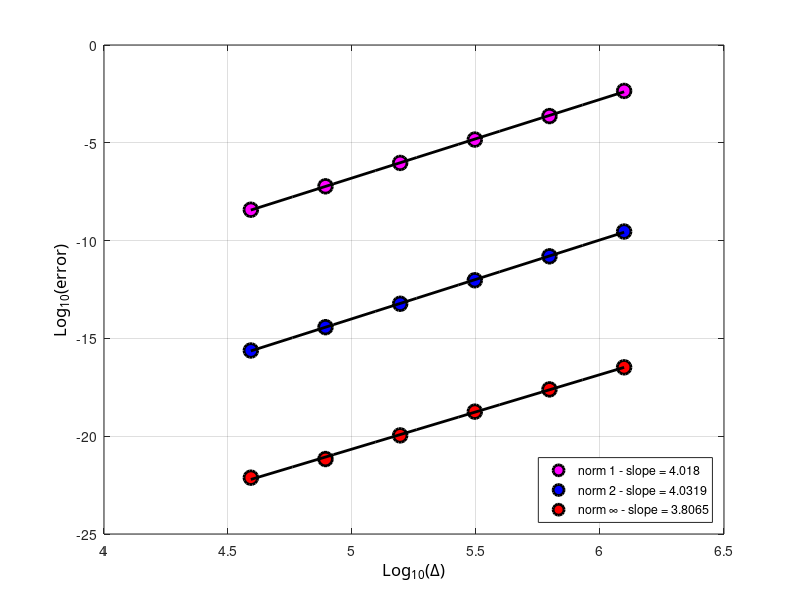

Source code (MATLAB):
clc; clear all; close all;

radius=6371220;
N=[8 16 32 64 128 256];
% N=[40 50 60 80 100 150];
dx=2*pi*radius./(4*N);
% e1=[1.9936e-2 1.1325e-3 6.8262e-5 4.2292e-6 2.6413e-7 1.6559e-8];
% e2=[1.8717e-2 1.0216e-3 6.1471e-5 3.8166e-6 2.3881e-7 1.4975e-8];
% e3=[2.5623e-2 1.4497e-3 8.9084e-5 5.5817e-6 3.5265e-7 2.2194e-8];
% 
% e1=[1.6305e-2 9.0026e-4 5.4527e-5 3.3854e-6 2.1153e-7 1.3242e-8];
% e2=[1.5494e-2 8.1833e-4 4.9215e-5 3.0551e-6 1.9108e-7 1.1976e-8];
% e3=[1.7473e-2 9.5002e-4 7.3232e-5 5.1367e-6 3.3731e-7 2.1624e-8];
% 
% e1=[3.4770e-4 1.6686e-5 1.0089e-6 6.3688e-8 4.0283e-9 2.5396e-10];
% e2=[1.4286e-4 7.0948e-6 4.1258e-7 2.5581e-8 1.6143e-9 1.0283e-10];
% e3=[1.1470e-4 1.0256e-5 6.2778e-7 3.7403e-8 2.2653e-9 1.9459e-10];
% 
% 
% %% projetée
% e1=[1.0377e-4 6.3236e-6 3.9444e-7 2.4726e-8 1.5500e-9 9.7139e-11];
% e2=[1.2588e-4 7.4682e-6 4.6278e-7 2.8931e-8 1.8111e-9 1.1342e-10];
% e3=[3.6670e-4 2.2222e-5 1.3713e-6 8.5415e-8 5.3339e-9 3.3330e-10];
% 
% %% zonale
% e1=[2.9158e-4 1.7719e-5 1.1025e-6 6.9056e-8 4.3244e-9 2.7061e-10];
% e2=[3.3039e-4 1.9906e-5 1.2416e-6 7.7821e-8 4.8755e-9 3.0522e-10];
% e3=[6.7103e-4 4.0648e-5 2.5207e-6 1.6433e-7 1.0822e-8 6.9474e-10];
% 
% e1=[4.3694e-3 2.0968e-4 .2678e-5 8.0033e-7 5.0621e-8 3.1914e-9];
% e2=[2.8177e-10 1.3994e-11 8.1375e-13 5.0456e-14 3.1840e-15 2.0282e-16];
% e3=[3.5509e-17 3.1748e-18 1.9435e-19 1.1579e-20 7.0129e-22 6.0241e-23];

e1=[4.4832e-3 2.3244e-4 1.4639e-5 9.3537e-7 5.9638e-8 3.7867e-9];
e2=[2.9091e-10 1.5727e-11 9.3911e-13 5.8935e-14 3.7494e-15 2.4082e-16];
e3=[3.3243e-17 2.4699e-18 1.8005e-19 1.1002e-20 6.8031e-22 7.5741e-23];

ldx=log10(dx);
le1=log10(e1);
le2=log10(e2);
le3=log10(e3);

%% plot 1
figure(11); 
%% curve 1
hl1=plot(ldx,le1,'ok');
set(hl1,'LineWidth',2.0);
set(hl1,'MarkerSize',10);
set(hl1,'MarkerFaceColor','m');
set(hl1,'MarkerEdgeColor','k');

hold on;
[a1,b1]=polyfit(ldx,le1,1);
tt=linspace(min(ldx),max(ldx),10);
lsq1=a1(2)+a1(1)*tt;
% %% courbes...
%hlf1=plot(tt,lsq1,'-r');
hlf1=plot(tt,lsq1,'-k');
set(hlf1,'LineWidth',2.0);


%% curve 2
hl2=plot(ldx,le2,'ok');
set(hl2,'LineWidth',2.0);
set(hl2,'MarkerSize',10);
set(hl2,'MarkerFaceColor','b');
set(hl2,'MarkerEdgeColor','k');

hold on;
[a2,b1]=polyfit(ldx,le2,1);
tt=linspace(min(ldx),max(ldx),10);
lsq1=a2(2)+a2(1)*tt;
% %% courbes...
%hlf2=plot(tt,lsq1,'-b');
hlf2=plot(tt,lsq1,'-k');
set(hlf2,'LineWidth',2.0);

%% curve 3
hl3=plot(ldx,le3,'ok');
set(hl3,'LineWidth',2.0);
set(hl3,'MarkerSize',10);
set(hl3,'MarkerFaceColor','r');
set(hl3,'MarkerEdgeColor','k');

hold on;
[a3,b1]=polyfit(ldx,le3,1);
tt=linspace(min(ldx),max(ldx),10);
lsq1=a3(2)+a3(1)*tt;
% %% courbes...
%hlf3=plot(tt,lsq1,'-g');
hlf3=plot(tt,lsq1,'-k');
set(hlf3,'LineWidth',2.0);

ha=gca;
xa=get(gca,'Xlabel');
set(ha,'Xgrid','on');
set(xa,'String','Log_{10}(\Delta)');
set (xa,'FontName','Calibri');
set(xa,'FontSize',12);

% ylabel
ha=gca;
ya=get(gca,'Ylabel');
set(ha,'Ygrid','on');
set(ya,'String','Log_{10}(error)');
set (ya,'FontName','Calibri');
set(ya,'FontSize',12);

%% legend
legend([hl1,hl2,hl3],{['norm 1 - slope = ' num2str(a1(1))],['norm 2 - slope = ' num2str(a2(1))],['norm \infty - slope = ' num2str(a3(1))]},'Location','SouthEast')
